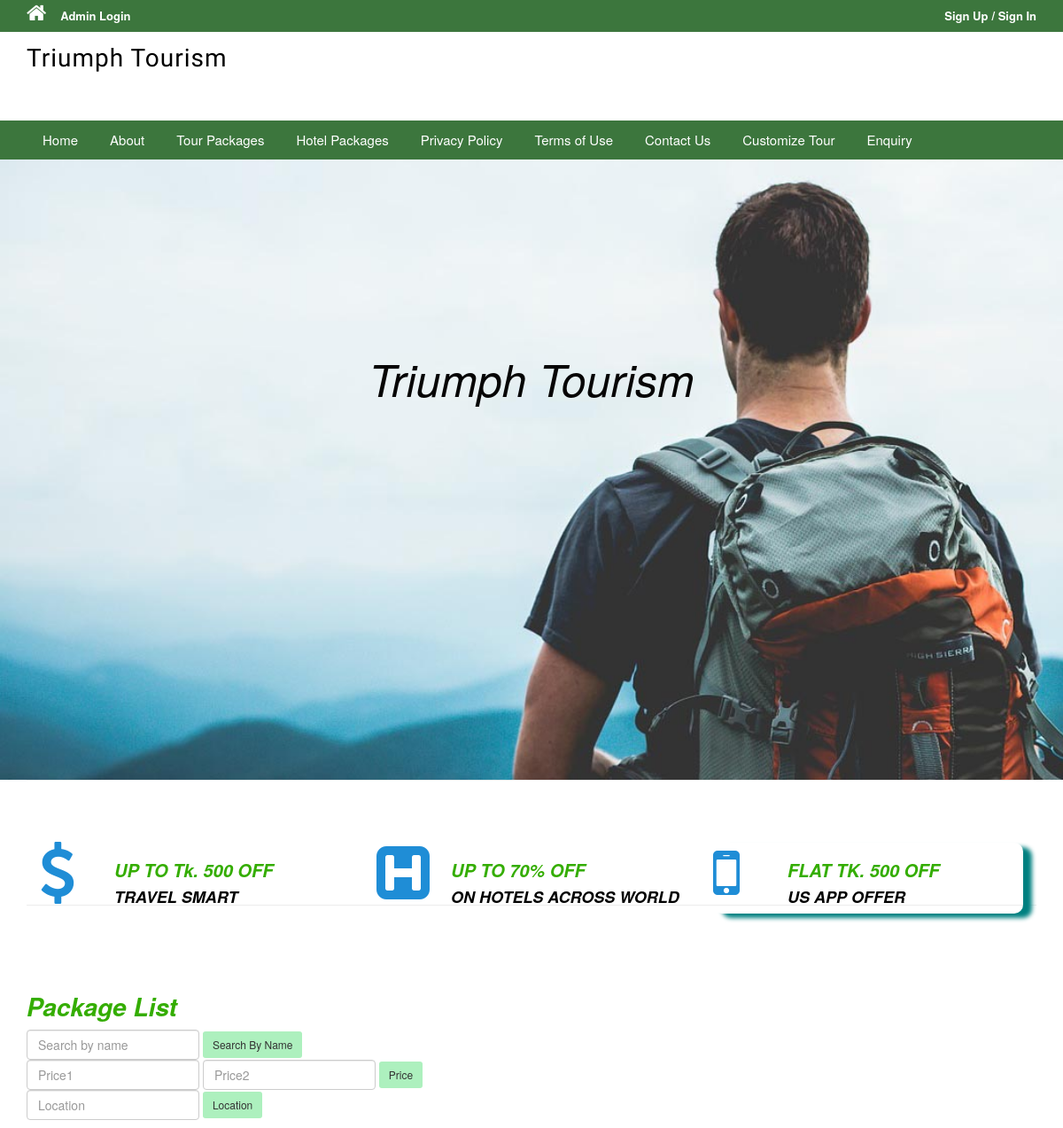
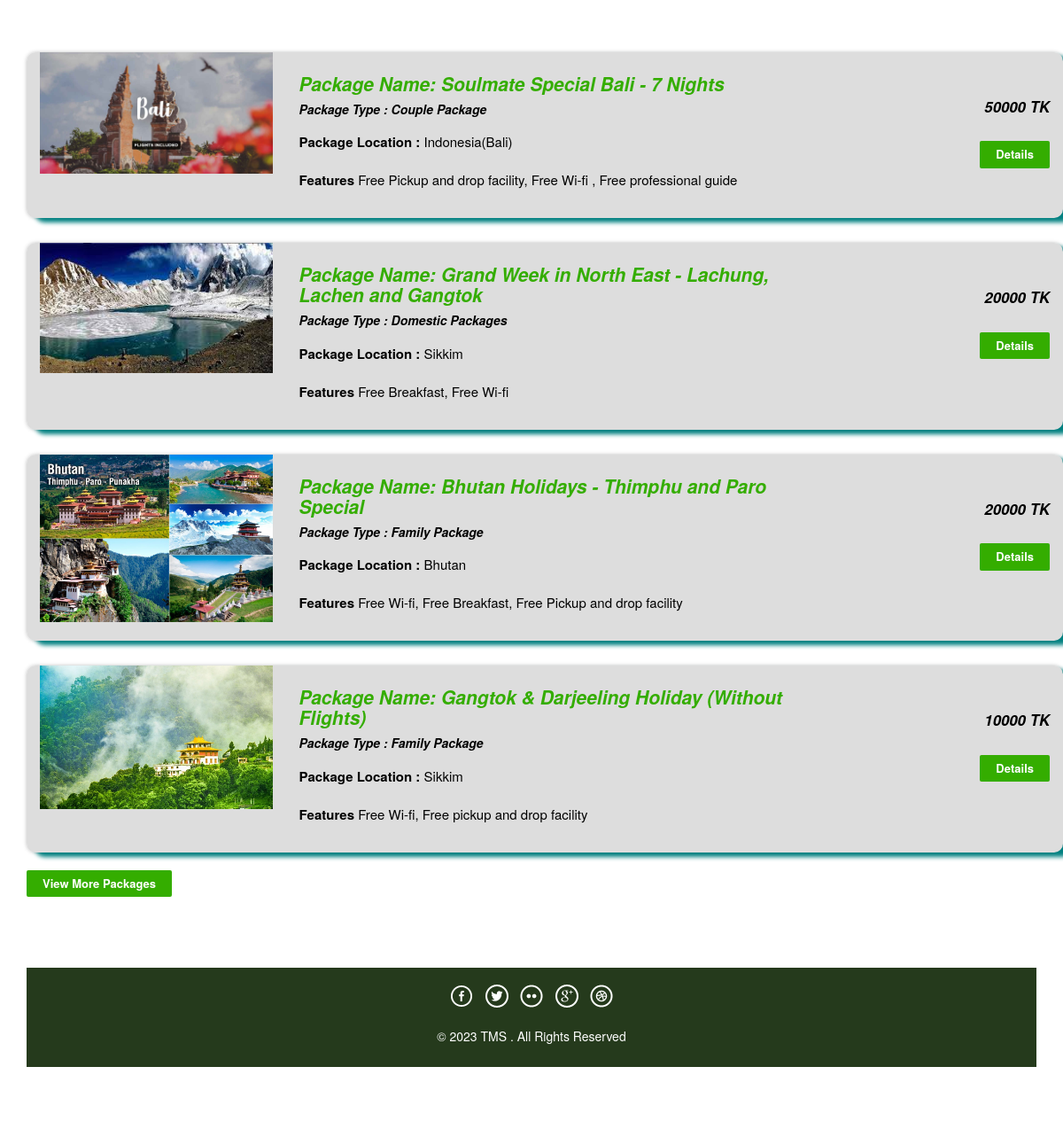
The page / on the database its author committed (2 pictures, top to bottom).
### tables this page shows
CREATE TABLE `tbltourpackages` (
  `PackageId` int(11) NOT NULL,
  `PackageName` varchar(200) DEFAULT NULL,
  `PackageType` varchar(150) DEFAULT NULL,
  `PackageLocation` varchar(100) DEFAULT NULL,
  `PackagePrice` int(11) DEFAULT NULL,
  `PackageFetures` varchar(255) DEFAULT NULL,
  `PackageDetails` mediumtext DEFAULT NULL,
  `PackageImage` varchar(100) DEFAULT NULL,
  `Creationdate` timestamp NULL DEFAULT current_timestamp(),
  `UpdationDate` timestamp NULL DEFAULT NULL ON UPDATE current_timestamp()
);

### index.php (the view, shortened to what this page needs)
<?php
include('includes/config.php');
?>
<!DOCTYPE HTML>
<html>
<head>
    <link href="css/style.css" rel='stylesheet' type='text/css' />
    <link href="css/bootstrap.css" rel='stylesheet' type='text/css' />
    <link href="css/font-awesome.css" rel="stylesheet">
    <link href="css/animate.css" rel="stylesheet" type="text/css" media="all">
</head>
<body>
    <?php include('includes/header.php'); ?>
    <div class="banner" style="height: 700px; ">
        <div class="container">
            <h1 class="wow zoomIn animated animated" data-wow-delay=".5s"
                style="visibility: visible; animation-delay: 0.5s; animation-name: zoomIn;"> Triumph Tourism
            </h1>
        </div>
    </div>
    <div class="container">
        <div class="rupes" style="background-color:#fff;" ; border-radius: 25px;">
            <div class="col-md-4 rupes-left wow fadeInDown animated animated" data-wow-delay=".5s"
                style="visibility: visible; animation-delay: 0.5s; animation-name: fadeInDown;">
                <div class="rup-left">
                    <a href="offers.html"><i class="fa fa-usd"></i></a>
                </div>
                <div class="rup-rgt">
                    <h3>UP TO Tk. 500 OFF</h3>
                    <h4><a href="offers.html">TRAVEL SMART</a></h4>
                </div>
                <div class="clearfix"></div>
            </div>
            <div class="col-md-4 rupes-left wow fadeInDown animated animated" data-wow-delay=".5s"
                style="visibility: visible; animation-delay: 0.5s; animation-name: fadeInDown;">
                <div class="rup-left">
                    <a href="offers.html"><i class="fa fa-h-square"></i></a>
                </div>
                <div class="rup-rgt">
                    <h3>UP TO 70% OFF</h3>
                    <h4><a href="offers.html">ON HOTELS ACROSS WORLD</a></h4>
                </div>
                <div class="clearfix"></div>
            </div>
            <div class="col-md-4 rupes-left wow fadeInDown animated animated" data-wow-delay=".5s"
                style="visibility: visible; animation-delay: 0.5s; animation-name: fadeInDown;">
                <div class="rup-left">
                    <a href="offers.html"><i class="fa fa-mobile"></i></a>
                </div>
                <div class="rup-rgt">
                    <h3>FLAT TK. 500 OFF</h3>
                    <h4><a href="offers.html">US APP OFFER</a></h4>
                </div>
                <div class="clearfix" style="box-shadow: 10px 5px 5px teal; border-radius: 10px; border-radius: 10px">
                </div>
            </div>
        </div>
    </div>
    <div class="container">
        <div class="holiday">
            <h3>Package List</h3>
            <div class="container">
                <div class="row">
                    <form action="search.php" class="form-inline md-form mr-auto mb-4">
                        <input class="form-control mr-sm-2" name='searched_name' types="text"
                            placeholder="Search by name" aria-label="Search">
                        <button class="btn btn-outline-warning mt-2  btn-rounded btn-sm my-0" type="submit"
                            style="background-color:#adf0be;">Search By
                            Name</button>
                    </form>
                    <form action="search.php" class="form-inline md-form mr-auto mb-4">
                        <input class="form-control mr-sm-2" name='searched_price1' types="text" placeholder="Price1"
                            aria-label="Search">
                        <input class="form-control mr-sm-2" name='searched_price2' types="text" placeholder="Price2"
                            aria-label="Search">
                        <button class="btn btn-outline-warning mt-2  btn-rounded btn-sm my-0" type="submit"
                            style="background-color:#adf0be;">Price</button>
                    </form>
                    <form action="search.php" class="form-inline md-form mr-auto mb-4">
                        <input class="form-control mr-sm-2" name='searched_location' types="text" placeholder="Location"
                            aria-label="Search">
                        <button class="btn btn-outline-warning mt-2  btn-rounded btn-sm my-0" type="submit"
                            style="background-color:#adf0be;">Location</button>
                    </form>
                    <br></br>
                    <?php $sql = "SELECT * from tbltourpackages order by rand() limit 4";
                    $query = $dbh->prepare($sql);
                    $query->execute();
                    $results = $query->fetchAll(PDO::FETCH_OBJ);
                    if ($query->rowCount() > 0) {
                        foreach ($results as $result) {    ?>
                    <div class="rom-btm" style="border-radius: 10px;">
                        <div class="col-md-3 room-left wow fadeInLeft animated" data-wow-delay=".5s">
                            <img src="admin/pacakgeimages/<?php echo htmlentities($result->PackageImage); ?>"
                                class="img-responsive" alt="">
                        </div>
                        <div class="col-md-6 room-midle wow fadeInUp animated" data-wow-delay=".5s">
                            <h4>Package Name: <?php echo htmlentities($result->PackageName); ?></h4>
                            <h6 style="color:black;">Package Type : <?php echo htmlentities($result->PackageType); ?>
                            </h6>
                            <p style="color:black;"><b>Package Location :</b>
                                <?php echo htmlentities($result->PackageLocation); ?></p>
                            <p style="color:black;"> <b>Features</b>
                                <?php echo htmlentities($result->PackageFetures); ?>
                        </div>
                        <div class="col-md-3 room-right wow fadeInRight animated" data-wow-delay=".5s">
                            <h5 style="color:black;"> <b><?php echo htmlentities($result->PackagePrice); ?></b> TK
                            </h5>
                            <a href="package-details.php?pkgid=<?php echo htmlentities($result->PackageId); ?>"
                                class="view">Details</a>
                        </div>
                        <div class="clearfix"
                            style="background-color:#ddd;  border-radius:10px; box-shadow: 10px 5px 5px teal;">
                        </div>
                    </div>
                    <?php }
                    } ?>
                    <div><a href="package-list.php" class="view">View More Packages</a></div>
                </div>
            </div>
            <br></br>
            <br></br>
            <?php include('includes/footer2.php'); ?>
</body>
</html>

### rows shown on the page
tbltourpackages: PackageImage (picture), PackageName "Soulmate Special Bali - 7 Nights", PackageType "Couple Package", PackageLocation "Indonesia(Bali)", PackageFetures "Free Pickup and drop facility, Free Wi-fi , Free professional guide", PackagePrice "50000"
tbltourpackages: PackageImage (picture), PackageName "Grand Week in North East - Lachung, Lachen and Gangtok", PackageType "Domestic Packages", PackageLocation "Sikkim", PackageFetures "Free Breakfast, Free Wi-fi", PackagePrice "20000"
tbltourpackages: PackageImage (picture), PackageName "Bhutan Holidays - Thimphu and Paro Special", PackageType "Family Package", PackageLocation "Bhutan", PackageFetures "Free Wi-fi, Free Breakfast, Free Pickup and drop facility", PackagePrice "20000"
tbltourpackages: PackageImage (picture), PackageName "Gangtok & Darjeeling Holiday (Without Flights)", PackageType "Family Package", PackageLocation "Sikkim", PackageFetures "Free Wi-fi, Free pickup and drop facility", PackagePrice "10000"
